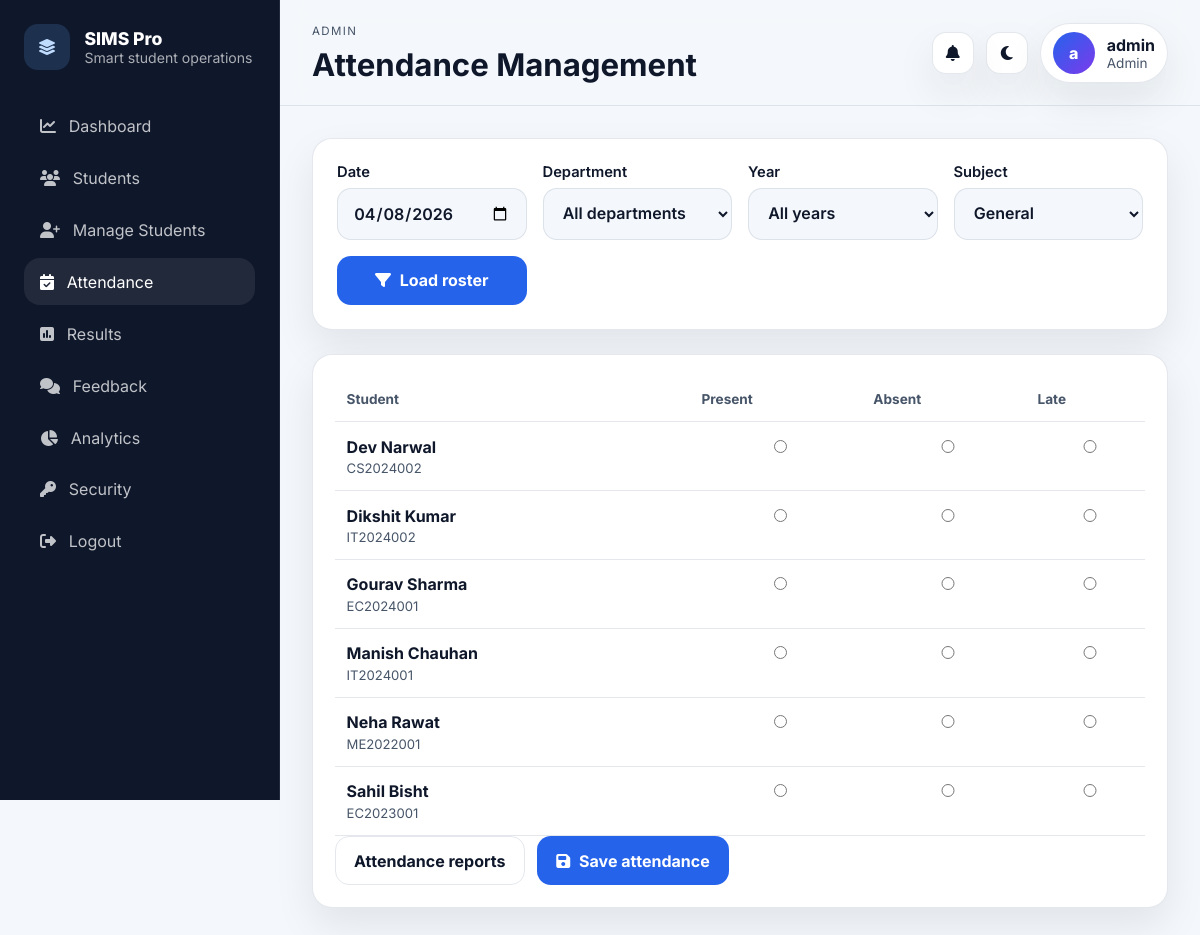
/attendance (signed in), run on an earlier commit of the app's database.
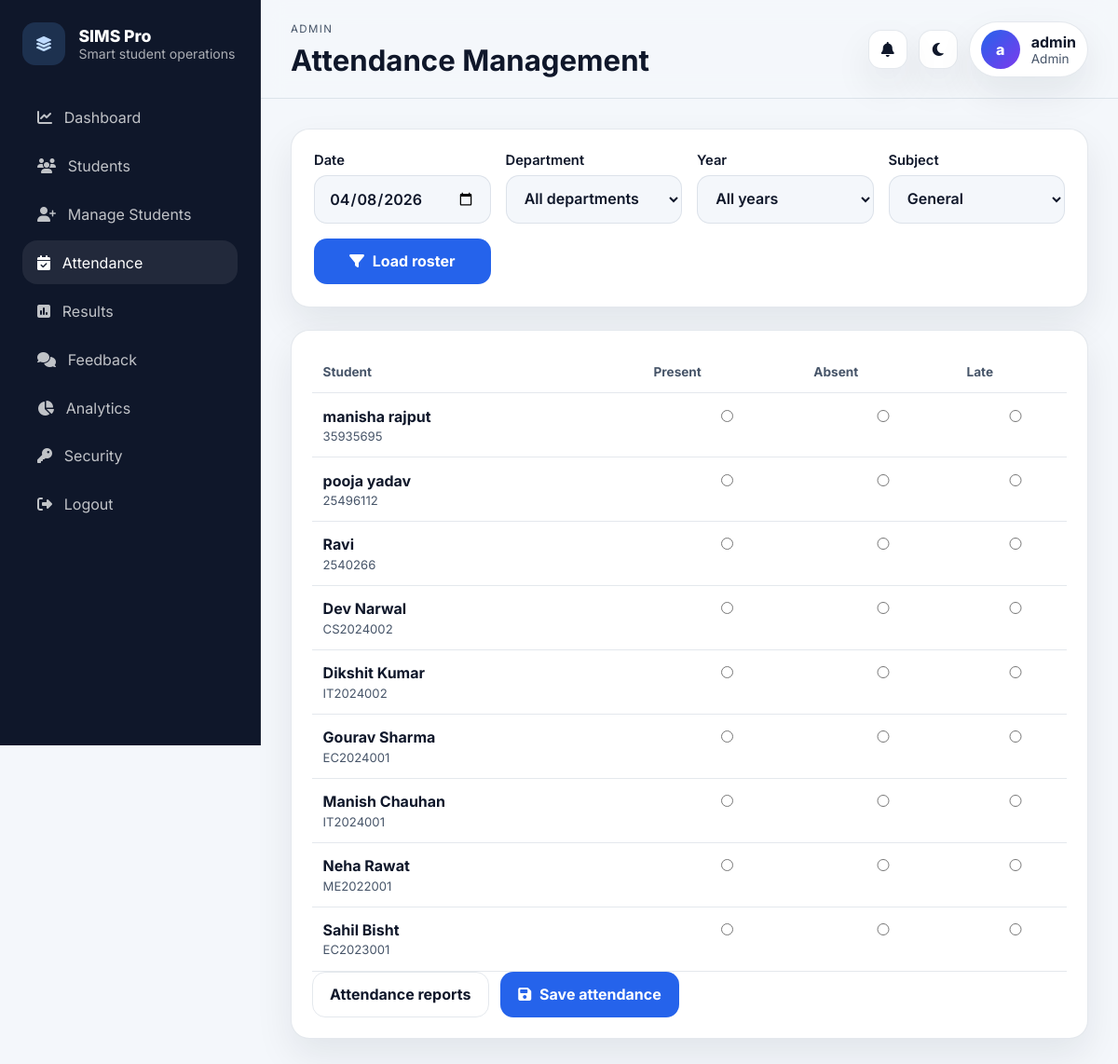
And on a later commit of the database.
### tables this page shows
CREATE TABLE students (
                id          INTEGER PRIMARY KEY AUTOINCREMENT,
                student_id  TEXT UNIQUE NOT NULL,
                name        TEXT NOT NULL,
                email       TEXT,
                dob         TEXT,
                gender      TEXT,
                department  TEXT NOT NULL,
                year        TEXT NOT NULL,
                status      TEXT DEFAULT 'Active',
                address     TEXT,
                enroll_date TEXT,
                created_at  TIMESTAMP DEFAULT CURRENT_TIMESTAMP
            , assigned_teacher_id INTEGER, profile_image TEXT);

### app.py (the view)
@app.route("/attendance")
@roles_required("admin", "teacher")
def attendance():
    filters = {
        "date": clean(request.args.get("date"), 20) or date.today().isoformat(),
        "dept": clean(request.args.get("dept"), 80),
        "subject": clean(request.args.get("subject"), 80) or "General",
        "year": clean(request.args.get("year"), 40),
    }
    students = visible_students({"dept": filters["dept"], "year": filters["year"], "status": "Active"})
    current = {
        r["student_id"]: r["status"]
        for r in db().execute(
            "SELECT student_id,status FROM attendance WHERE date=? AND subject=?",
            (filters["date"], filters["subject"])
        ).fetchall()
    }
    return render_template("attendance.html", students=students, current_records=current, filters=filters, departments=DEPARTMENTS, years=YEARS, subjects=SUBJECTS)

### app.py (called while the page is built)
def db():
    if "db" not in g:
        g.db = sqlite3.connect(app.config["DATABASE"])
        g.db.row_factory = sqlite3.Row
        g.db.execute("PRAGMA foreign_keys = ON")
    return g.db

def csrf_token():
    if "_csrf_token" not in session:
        session["_csrf_token"] = secrets.token_urlsafe(32)
    return session["_csrf_token"]

@app.before_request
def setup_req():
    session.permanent = True
    if request.method in {"POST", "PUT", "PATCH", "DELETE"}:
        token = request.form.get("csrf_token") or request.headers.get("X-CSRFToken")
        if token != session.get("_csrf_token"):
            abort(400, description="Invalid CSRF token.")

@app.context_processor
def inject_globals():
    return {
        "current_role": session.get("role"),
        "app_name": "SIMS Pro",
        "global_notifications": build_notifications() if session.get("role") else [],
    }

def clean(value, max_len=255):
    value = (value or "").strip()
    return value[:max_len]

### templates/attendance.html (shortened to what this page needs)
{% extends "base.html" %}
{% block page_heading %}Attendance Management{% endblock %}
{% block content %}
<section class="panel panel--form">
  <form method="get" class="filters-grid compact-grid">
    <label>
      <span>Date</span>
      <input type="date" name="date" value="{{ filters.date }}">
    </label>
    <label>
      <span>Department</span>
      <select name="dept">
        <option value="">All departments</option>
      </select>
    </label>
    <label>
      <span>Year</span>
      <select name="year">
        <option value="">All years</option>
      </select>
    </label>
    <label>
      <span>Subject</span>
      <select name="subject">
        {% for subject in subjects %}
        <option value="{{ subject }}" {% if filters.subject == subject %}selected{% endif %}>{{ subject }}</option>
        {% endfor %}
      </select>
    </label>
    <button class="btn btn-primary" type="submit">
      <i class="fa-solid fa-filter"></i>
      <span>Load roster</span>
    </button>
  </form>
</section>
<section class="panel">
  <form method="post" action="{{ url_for('mark_attendance') }}" class="js-ajax-form" data-redirect-on-success="true">
    <div class="table-wrap">
      <table class="data-table">
        <thead>
          <tr>
            <th>Student</th>
            <th>Present</th>
            <th>Absent</th>
            <th>Late</th>
          </tr>
        </thead>
        <tbody>
          {% for student in students %}
          <tr>
            <td>
              <strong>{{ student.name }}</strong>
              <span class="table-sub">{{ student.student_id }}</span>
            </td>
            <td>
              <input type="radio" name="att_{{ student.id }}" value="Present" {% if current_records.get(student.id) == 'Present' %}checked{% endif %}>
            </td>
            <td>
              <input type="radio" name="att_{{ student.id }}" value="Absent" {% if current_records.get(student.id) == 'Absent' %}checked{% endif %}>
            </td>
            <td>
              <input type="radio" name="att_{{ student.id }}" value="Late" {% if current_records.get(student.id) == 'Late' %}checked{% endif %}>
            </td>
          </tr>
          {% else %}
          <tr>
            <td colspan="4" class="empty">No active students found for these filters.</td>
          </tr>
          {% endfor %}
        </tbody>
      </table>
    </div>
    <div class="form-actions">
      <a class="btn btn-secondary" href="{{ url_for('attendance_report') }}">Attendance reports</a>
      <button class="btn btn-primary" type="submit">
        <i class="fa-solid fa-floppy-disk"></i>
        <span>Save attendance</span>
      </button>
    </div>
  </form>
</section>
{% endblock %}

What changed in the data, as far as the page shows it:
added students: name "manisha rajput", student_id "35935695"
added students: name "pooja yadav", student_id "25496112"
added students: name "Ravi", student_id "2540266"
